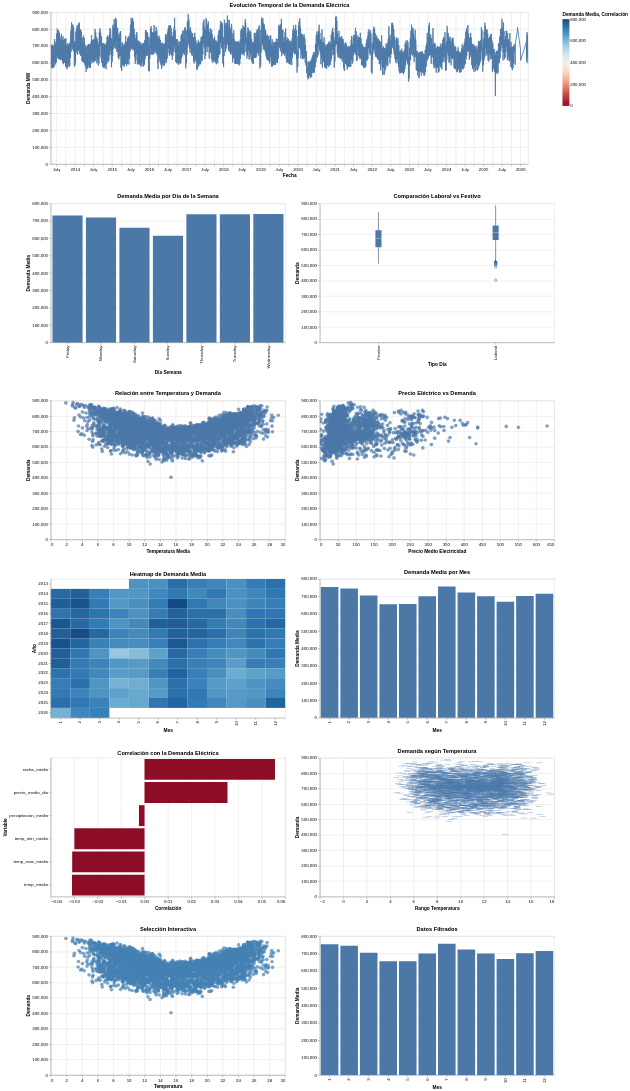

Here is the notebook cell this chart was saved with:
### Code cell
generar_dashboard()

### Figure 1 — Vega-Lite specification as saved in the notebook (floating-point values rounded to 4 significant figures; data arrays with more than 128 entries replaced by an {"elided": "..."} marker saying what was removed)
{"config": {"view": {"continuousWidth": 300, "continuousHeight": 300, "stroke": "lightgray", "strokeWidth": 1}}, "vconcat": [{"data": {"name": "data-bb2d8dd0725c65f00cf036c8debf6572"}, "mark": {"type": "line"}, "encoding": {"tooltip": [{"field": "fecha_cruce", "type": "temporal"}, {"field": "VAR_OBJETIVO_megavatios_dia", "type": "quantitative"}], "x": {"field": "fecha_cruce", "title": "Fecha", "type": "temporal"}, "y": {"field": "VAR_OBJETIVO_megavatios_dia", "title": "Demanda MW", "type": "quantitative"}}, "height": 350, "name": "view_fa0fc586eab35f3a_0", "title": "Evolución Temporal de la Demanda Eléctrica", "width": 1100}, {"hconcat": [{"data": {"name": "data-60a3edfe27701f613516a2f81eaf7b5e"}, "mark": {"type": "bar"}, "encoding": {"tooltip": [{"field": "dia_semana", "type": "ordinal"}, {"field": "VAR_OBJETIVO_megavatios_dia", "type": "quantitative"}], "x": {"field": "dia_semana", "title": "Día Semana", "type": "nominal"}, "y": {"field": "VAR_OBJETIVO_megavatios_dia", "title": "Demanda Media", "type": "quantitative"}}, "height": 320, "title": "Demanda Media por Día de la Semana", "width": 540}, {"data": {"name": "data-bb2d8dd0725c65f00cf036c8debf6572"}, "mark": {"type": "boxplot"}, "encoding": {"x": {"field": "tipo_dia", "title": "Tipo Día", "type": "nominal"}, "y": {"field": "VAR_OBJETIVO_megavatios_dia", "title": "Demanda", "type": "quantitative"}}, "height": 320, "title": "Comparación Laboral vs Festivo", "width": 540}], "spacing": 20}, {"hconcat": [{"mark": {"type": "circle", "size": 70}, "encoding": {"tooltip": [{"field": "temp_media", "type": "quantitative"}, {"field": "VAR_OBJETIVO_megavatios_dia", "type": "quantitative"}, {"field": "fecha_cruce", "type": "temporal"}], "x": {"field": "temp_media", "title": "Temperatura Media", "type": "quantitative"}, "y": {"field": "VAR_OBJETIVO_megavatios_dia", "title": "Demanda", "type": "quantitative"}}, "height": 320, "name": "view_046bde7062d5c6eb_0", "title": "Relación entre Temperatura y Demanda", "width": 540}, {"mark": {"type": "circle", "size": 70}, "encoding": {"tooltip": [{"field": "precio_medio_dia", "type": "quantitative"}, {"field": "VAR_OBJETIVO_megavatios_dia", "type": "quantitative"}], "x": {"field": "precio_medio_dia", "title": "Precio Medio Electricidad", "type": "quantitative"}, "y": {"field": "VAR_OBJETIVO_megavatios_dia", "title": "Demanda", "type": "quantitative"}}, "height": 320, "name": "view_66ef74c83c98e310_1", "title": "Precio Eléctrico vs Demanda", "width": 540}], "data": {"name": "data-bb2d8dd0725c65f00cf036c8debf6572"}, "spacing": 20}, {"hconcat": [{"mark": {"type": "rect"}, "encoding": {"color": {"aggregate": "mean", "field": "VAR_OBJETIVO_megavatios_dia", "title": "Demanda Media", "type": "quantitative"}, "tooltip": [{"field": "mes", "type": "quantitative"}, {"field": "anio", "type": "quantitative"}, {"aggregate": "mean", "field": "VAR_OBJETIVO_megavatios_dia", "title": "Demanda Media", "type": "quantitative"}], "x": {"field": "mes", "title": "Mes", "type": "ordinal"}, "y": {"field": "anio", "title": "Año", "type": "ordinal"}}, "height": 320, "title": "Heatmap de Demanda Media", "width": 540}, {"mark": {"type": "bar"}, "encoding": {"tooltip": [{"field": "mes", "type": "quantitative"}, {"aggregate": "mean", "field": "VAR_OBJETIVO_megavatios_dia", "title": "Demanda Media", "type": "quantitative"}], "x": {"field": "mes", "title": "Mes", "type": "ordinal"}, "y": {"aggregate": "mean", "field": "VAR_OBJETIVO_megavatios_dia", "title": "Demanda Media", "type": "quantitative"}}, "height": 320, "title": "Demanda Media por Mes", "width": 540}], "data": {"name": "data-bb2d8dd0725c65f00cf036c8debf6572"}, "spacing": 20}, {"hconcat": [{"data": {"name": "data-7c5c62991185cf5025ba08ed8d3ddeb4"}, "mark": {"type": "bar"}, "encoding": {"color": {"field": "correlacion", "scale": {"scheme": "redblue"}, "title": "Correlación", "type": "quantitative"}, "tooltip": [{"field": "variable", "title": "Variable", "type": "nominal"}, {"field": "correlacion", "format": ".3f", "title": "Correlación", "type": "quantitative"}], "x": {"field": "correlacion", "title": "Correlación", "type": "quantitative"}, "y": {"field": "variable", "sort": "-x", "title": "Variable", "type": "nominal"}}, "height": 320, "title": "Correlación con la Demanda Eléctrica", "width": 540}, {"data": {"name": "data-bb2d8dd0725c65f00cf036c8debf6572"}, "mark": {"type": "boxplot"}, "encoding": {"x": {"field": "rango_temperatura", "title": "Rango Temperatura", "type": "quantitative"}, "y": {"field": "VAR_OBJETIVO_megavatios_dia", "title": "Demanda", "type": "quantitative"}}, "height": 320, "title": "Demanda según Temperatura", "width": 540}], "spacing": 20}, {"hconcat": [{"mark": {"type": "circle", "size": 70}, "encoding": {"color": {"condition": {"param": "param_54dd647193d9b3b3", "value": "steelblue"}, "value": "lightgray"}, "tooltip": [{"field": "temp_media", "type": "quantitative"}, {"field": "VAR_OBJETIVO_megavatios_dia", "type": "quantitative"}], "x": {"field": "temp_media", "title": "Temperatura", "type": "quantitative"}, "y": {"field": "VAR_OBJETIVO_megavatios_dia", "title": "Demanda", "type": "quantitative"}}, "height": 320, "name": "view_7427def0f2532c4a_0", "title": "Selección Interactiva", "width": 540}, {"mark": {"type": "bar"}, "encoding": {"x": {"field": "mes", "title": "Mes", "type": "ordinal"}, "y": {"aggregate": "mean", "field": "VAR_OBJETIVO_megavatios_dia", "title": "Demanda Media", "type": "quantitative"}}, "height": 320, "title": "Datos Filtrados", "transform": [{"filter": {"param": "param_54dd647193d9b3b3"}}], "width": 540}], "data": {"name": "data-bb2d8dd0725c65f00cf036c8debf6572"}, "spacing": 20}], "params": [{"name": "param_1e9efca18e7a2868", "select": {"type": "interval", "encodings": ["x", "y"]}, "bind": "scales", "views": ["view_fa0fc586eab35f3a_0", "view_046bde7062d5c6eb_0", "view_66ef74c83c98e310_1"]}, {"name": "param_54dd647193d9b3b3", "select": {"type": "interval"}, "views": ["view_7427def0f2532c4a_0"]}], "spacing": 35, "$schema": "https://vega.github.io/schema/vega-lite/v6.4.1.json", "datasets": {"data-bb2d8dd0725c65f00cf036c8debf6572": {"elided": "4574 records"}, "data-60a3edfe27701f613516a2f81eaf7b5e": [{"dia_semana": "Monday", "VAR_OBJETIVO_megavatios_dia": 719000.0}, {"dia_semana": "Tuesday", "VAR_OBJETIVO_megavatios_dia": 738700.0}, {"dia_semana": "Wednesday", "VAR_OBJETIVO_megavatios_dia": 740100.0}, {"dia_semana": "Thursday", "VAR_OBJETIVO_megavatios_dia": 738000.0}, {"dia_semana": "Friday", "VAR_OBJETIVO_megavatios_dia": 730500.0}, {"dia_semana": "Saturday", "VAR_OBJETIVO_megavatios_dia": 660700.0}, {"dia_semana": "Sunday", "VAR_OBJETIVO_megavatios_dia": 614800.0}], "data-7c5c62991185cf5025ba08ed8d3ddeb4": [{"variable": "temp_media", "correlacion": -0.03095}, {"variable": "temp_max_media", "correlacion": -0.03086}, {"variable": "temp_min_media", "correlacion": -0.02994}, {"variable": "racha_media", "correlacion": 0.05566}, {"variable": "precipitacion_media", "correlacion": -0.00238}, {"variable": "precio_medio_dia", "correlacion": 0.0354}]}}
